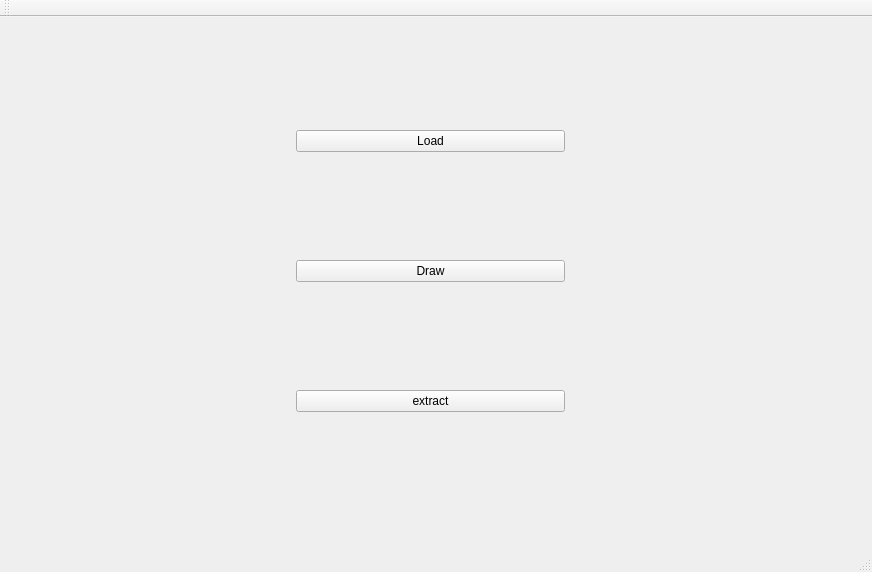
<?xml version="1.0" encoding="UTF-8"?>
<ui version="4.0">
 <class>MainWindow</class>
 <widget class="QMainWindow" name="MainWindow">
  <property name="geometry">
   <rect>
    <x>0</x>
    <y>0</y>
    <width>872</width>
    <height>572</height>
   </rect>
  </property>
  <property name="windowTitle">
   <string>MainWindow</string>
  </property>
  <widget class="QWidget" name="centralWidget">
   <widget class="QWidget" name="">
    <property name="geometry">
     <rect>
      <x>10</x>
      <y>0</y>
      <width>841</width>
      <height>511</height>
     </rect>
    </property>
    <layout class="QGridLayout" name="gridLayout">
     <item row="0" column="0" rowspan="3">
      <widget class="imgLabel" name="label_image">
       <property name="text">
        <string/>
       </property>
       <property name="scaledContents">
        <bool>false</bool>
       </property>
      </widget>
     </item>
     <item row="0" column="1">
      <widget class="QPushButton" name="pushButton_load">
       <property name="text">
        <string>Load</string>
       </property>
      </widget>
     </item>
     <item row="0" column="2" rowspan="3">
      <widget class="QLabel" name="label_drawing">
       <property name="text">
        <string/>
       </property>
      </widget>
     </item>
     <item row="1" column="1">
      <widget class="QPushButton" name="pushButton_draw">
       <property name="text">
        <string>Draw</string>
       </property>
      </widget>
     </item>
     <item row="2" column="1">
      <widget class="QPushButton" name="pushButton_extract">
       <property name="text">
        <string>extract</string>
       </property>
      </widget>
     </item>
    </layout>
   </widget>
  </widget>
  <widget class="QMenuBar" name="menuBar">
   <property name="geometry">
    <rect>
     <x>0</x>
     <y>0</y>
     <width>872</width>
     <height>21</height>
    </rect>
   </property>
  </widget>
  <widget class="QToolBar" name="mainToolBar">
   <attribute name="toolBarArea">
    <enum>TopToolBarArea</enum>
   </attribute>
   <attribute name="toolBarBreak">
    <bool>false</bool>
   </attribute>
  </widget>
  <widget class="QStatusBar" name="statusBar"/>
 </widget>
 <layoutdefault spacing="6" margin="11"/>
 <customwidgets>
  <customwidget>
   <class>imgLabel</class>
   <extends>QLabel</extends>
   <header>imglabel.h</header>
  </customwidget>
 </customwidgets>
 <resources/>
 <connections/>
</ui>
